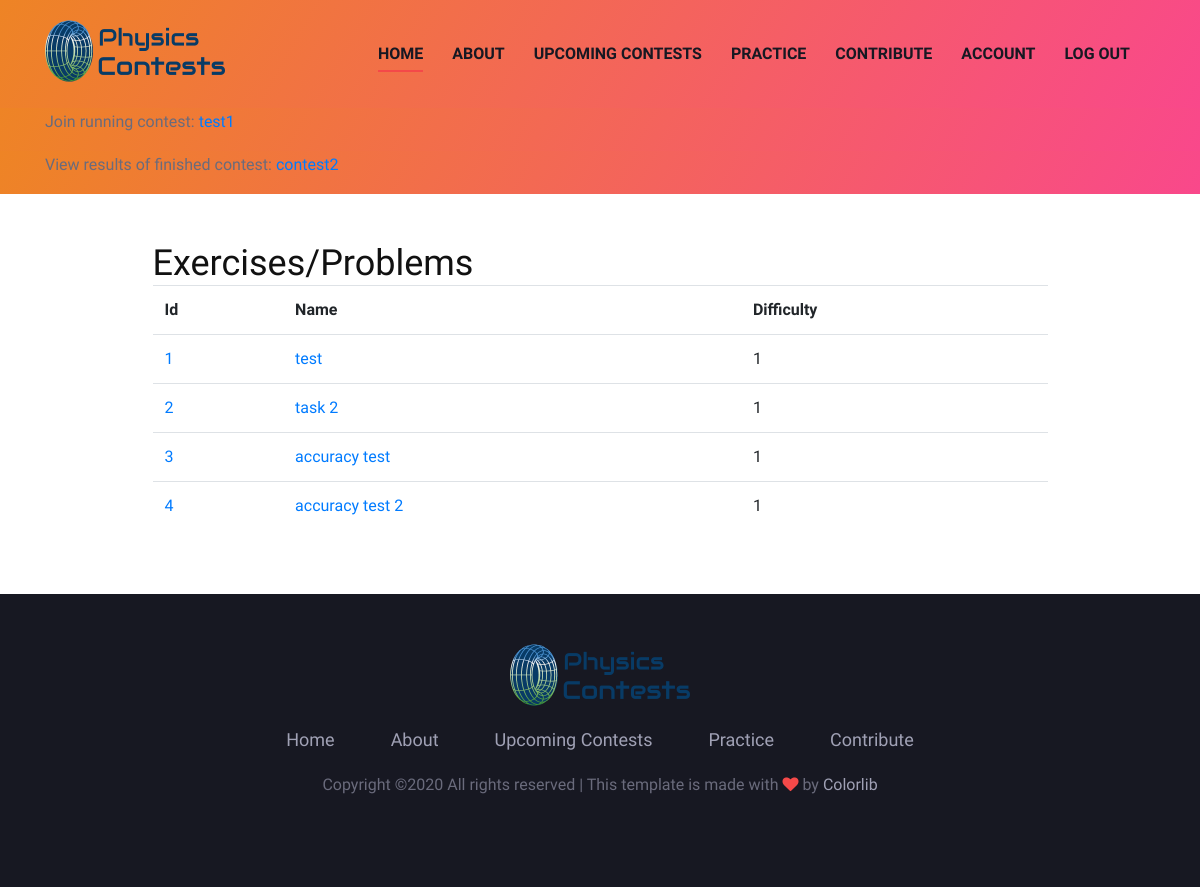
/practice/exercises (signed in), run on the app's committed database.
### physicscontests/models.py (models this page shows, shortened)
class Contest(db.Model):
	id = db.Column(db.Integer,primary_key=True)
	name = db.Column(db.String(40), unique=True, nullable=False, default=f"Physicscontest #{id}")
	description = db.Column(db.Text)
	start = db.Column(db.DateTime, nullable=False)
	end = db.Column(db.DateTime, nullable=False)
	tasks = db.relationship('Task', backref='contest')
	creator_id = db.Column(db.Integer, db.ForeignKey('user.id'))

class Task(db.Model):
	visible = db.Column(db.Boolean,nullable=False,default=False)
	id = db.Column(db.Integer, primary_key=True)
	title = db.Column(db.String(200), unique=True, nullable=False)
	story = db.Column(db.Text, nullable=False)
	image_file = db.Column(db.String(200))
	task = db.Column(db.Text, nullable=False)
	solution = db.Column(db.Numeric, nullable=False)
	writeup = db.Column(db.Text, default="See the attached document for an explanation.")
	writeup2 = db.Column(db.String(400))
	difficulty = db.Column(db.Integer, nullable=False)
	author_id = db.Column(db.Integer, db.ForeignKey('user.id'))
	contest_id = db.Column(db.Integer, db.ForeignKey('contest.id'))
	solved_by_users = db.relationship("Solved_by", back_populates="solved")

### physicscontests/routes.py (the view)
@app.route("/practice/exercises")
def exercises():
	if current_user.is_authenticated:
		tasks = Task.query.filter(or_(Task.visible == True, Task.author == current_user)).all()
	else:
		tasks = Task.query.filter_by(visible=True).all()
	return render_template("exercises.html", tasks=tasks)

### physicscontests/__init__.py (called while the page is built)
def get_important_announcements():#should only be triggered once if there is something important
	announcements = []
	return announcements

def get_running_contests():
	contests_running = Contest.query.filter(Contest.start <= datetime.now()).filter(Contest.end > datetime.now()).all()
	return contests_running

def get_finished_contests():
	contests_finished = Contest.query.filter(Contest.end <= datetime.now()).filter(Contest.end > datetime.now() - timedelta(hours=2)).all()
	return contests_finished

### physicscontests/models.py (called while the page is built)
@login_manager.user_loader
def load_user(user_id):
	return User.query.get(int(user_id))

### physicscontests/templates/exercises.html
{% extends 'base.html' %}
{% block body %}
<div class="container mt-5 mb-5">
	<div class="col-lg-10 center-form">
		<h2>Exercises/Problems</h2>
		<table class="table">
			<tr>
				<th scope="col">Id</th>
				<th scope="col">Name</th>
				<th scope="col">Difficulty</th>
			</tr>
			{% for task in tasks %}
				<tr>
					<td><a href="{{ url_for('exercises') }}/{{ task.id }}">{{ task.id }}</a></td>
					<td><a href="{{ url_for('exercises') }}/{{ task.id }}">{{ task.title }}</a></td>
					<td>{{ task.difficulty }}</td>
				</tr>
			{% endfor %}
		</table>
	</div>
</div>
{% endblock %}

### physicscontests/templates/base.html (shortened to what this page needs)
<!DOCTYPE html>
<html lang="zxx">
<head>
    <link rel="stylesheet" href="{{ url_for('static', filename='css/bootstrap.min.css') }}" type="text/css">
    <link rel="stylesheet" href="{{ url_for('static', filename='css/font-awesome.min.css') }}" type="text/css">
    <link rel="stylesheet" href="{{ url_for('static', filename='css/elegant-icons.css') }}" type="text/css">
    <link rel="stylesheet" href="{{ url_for('static', filename='css/owl.carousel.min.css') }}" type="text/css">
    <link rel="stylesheet" href="{{ url_for('static', filename='css/magnific-popup.css') }}" type="text/css">
    <link rel="stylesheet" href="{{ url_for('static', filename='css/slicknav.min.css') }}" type="text/css">
    <link rel="stylesheet" href="{{ url_for('static', filename='css/style.css') }}" type="text/css">
</head>
<body>
    <header class="header-section bg-gradient">
        <div class="container">
            <div class="logo">
                <a href="{{ url_for('home') }}">
                    <img src="{{ url_for('static', filename='new_img/logo1.png') }}" alt="">
                </a>
            </div>
            <div class="nav-menu">
                <nav class="mainmenu mobile-menu">
                    <ul>
                        <li class="active"><a href="{{ url_for('home') }}">Home</a></li>
                        <li><a href="{{ url_for('about') }}">About</a></li>
                        <li><a href="{{ url_for('upcoming_contests') }}">Upcoming Contests</a></li>
                        <li><a href="{{ url_for('practice') }}">Practice</a>
                        </li>
                        {% if current_user.is_authenticated %}
                            <li><a href="{{ url_for('contribute') }}">Contribute</a>
                            </li>
                            <li><a href="{{ url_for('account') }}">Account</a></li>
                            <li><a href="{{ url_for('logout') }}">Log out</a></li>
                        {% else %}
                            <li><a href="{{ url_for('contribute') }}">Contribute</a></li>
                            <li><a href="{{ url_for('login') }}">Log In</a></li>
                            <li><a href="{{ url_for('register') }}">Register</a></li>
                        {% endif %}
                    </ul>
                </nav>
            </div>
        </div>
    </header>
    {% with running_cs = get_running_contests() %}
        {% if running_cs %}
            <header class="header-section bg-gradient">
                <div class="container">
                    {% for contest in running_cs %}
                        <div class="row center-form"><p>Join running contest: <a href="{{ url_for('view_contest', contestID=contest.id) }}">{{ contest.name }}</a></p></div>
                    {% endfor %}
                </div>
            </header>
        {% endif %}
    {% endwith %}
    {% with finished_cs = get_finished_contests() %}
        {% if finished_cs %}
            <header class="header-section bg-gradient">
                <div class="container">
                    {% for contest in finished_cs %}
                        <div class="row center-form"><p>View results of finished contest: <a href="{{ url_for('contest_scoreboard', contestID=contest.id) }}">{{ contest.name }}</a></p></div>
                    {% endfor %}
                </div>
            </header>
        {% endif %}
    {% endwith %}
    {% block body %}{% endblock %}
    <footer class="footer-section">
        <div class="container">
            <div class="row">
                <div class="col-lg-12">
                    <div class="footer-text">
                        <div class="ft-logo">
                            <a href="#" class="footer-logo"><img src="{{ url_for('static', filename='new_img/logo1.png') }}" alt=""></a>
                        </div>
                        <ul>
                            <li><a href="{{ url_for('home') }}">Home</a></li>
                            <li><a href="{{ url_for('about') }}">About</a></li>
                            <li><a href="{{ url_for('upcoming_contests') }}">Upcoming Contests</a></li>
                            <li><a href="{{ url_for('practice') }}">Practice</a></li>
                            <li><a href="{{ url_for('contribute') }}">Contribute</a></li>
                        </ul>
                        <div class="copyright-text"><p>
  Copyright &copy;<script>document.write(new Date().getFullYear());</script> All rights reserved | This template is made with <i class="fa fa-heart" aria-hidden="true"></i> by <a href="https://colorlib.com" target="_blank">Colorlib</a>
  </p></div>
                    </div>
                </div>
            </div>
        </div>
    </footer>
</body>
</html>

### physicscontests/static/css/style.css (style rules this page uses)
.center-form { margin-left: auto; margin-right: auto; }
html, body { height:100%; margin:0; }
body { display:flex; flex-direction:column; }
footer { margin-top:auto; }
html, body { height: 100%; font-family: "Work Sans", sans-serif; -webkit-font-smoothing: antialiased; font-smoothing: antialiased; }
h1, h2, h3, h4, h5, h6 { margin: 0; color: #111111; font-weight: 400; font-family: "Work Sans", sans-serif; }
h2 { font-size: 36px; }
p { font-size: 16px; font-family: "Work Sans", sans-serif; color: #6a6b7c; font-weight: 400; line-height: 28px; margin: 0 0 15px 0; }
img { max-width: 100%; }
ul, ol { padding: 0; margin: 0; }
.bg-gradient, .bd-text .bd-tag-share .s-share a:hover, .bh-text .play-btn, .schedule-table-tab .nav-tabs .nav-item .nav-link.active, .newslatter-inner .ni-form button, .latest-item .li-tag, .price-item .price-btn:hover, .price-item .pi-price, .price-item .tr-tag, .schedule-tab .nav-tabs .nav-item .nav-link.active, .site-btn { background-image: -o-linear-gradient(330deg, #ee8425 0%, #f9488b 100%), -o-linear-gradient(330deg, #ee8425 0%, #f9488b 100%); background-image: linear-gradient(120deg, #ee8425 0%, #f9488b 100%), linear-gradient(120deg, #ee8425 0%, #f9488b 100%); }
.header-section { display: -webkit-box; display: -ms-flexbox; display: flex; }
.logo { float: left; padding-top: 20px; padding-bottom: 20px; }
.logo a { display: inline-block; }
.nav-menu { float: right; }
.nav-menu .mainmenu { display: inline-block; }
.nav-menu .mainmenu ul li { display: inline-block; list-style: none; margin-right: 40px; position: relative; }
.nav-menu .mainmenu ul li.active a:after { opacity: 1; }
.nav-menu .mainmenu ul li a { font-size: 16px; color: #171822; text-transform: uppercase; font-weight: 600; padding: 42px 0; position: relative; display: inline-block; }
.nav-menu .mainmenu ul li a:after { position: absolute; left: 0; bottom: 36px; height: 2px; width: 100%; background: #F44949; content: ""; opacity: 0; -webkit-transition: all 0.3s; -o-transition: all 0.3s; transition: all 0.3s; }
.footer-section { background: #171822; padding-top: 50px; padding-bottom: 60px; }
.footer-text { text-align: center; }
.footer-text .ft-logo { margin-bottom: 20px; }
.footer-text .ft-logo a { display: inline-block; }
.footer-text ul { margin-bottom: 18px; }
.footer-text ul li { list-style: none; display: inline-block; margin-right: 52px; }
.footer-text ul li:last-child { margin-right: 0; }
.footer-text ul li a { font-size: 18px; color: #a0a1b5; display: inline-block; -webkit-transition: all 0.3s; -o-transition: all 0.3s; transition: all 0.3s; }
.footer-text .copyright-text { font-size: 14px; color: #a0a1b5; margin-bottom: 28px; }
.footer-text .copyright-text i { color: #f44949; }
.footer-text .copyright-text a { color: #a0a1b5; }
@media only screen and (min-width: 992px) and (max-width: 1299px) { .nav-menu .mainmenu ul li { margin-right: 25px; } }

### data on the page
Contest: name "test1"
Contest: name "contest2"
Task: id "1", title "test", difficulty "1"
Task: id "2", title "task 2", difficulty "1"
Task: id "3", title "accuracy test", difficulty "1"
Task: id "4", title "accuracy test 2", difficulty "1"
